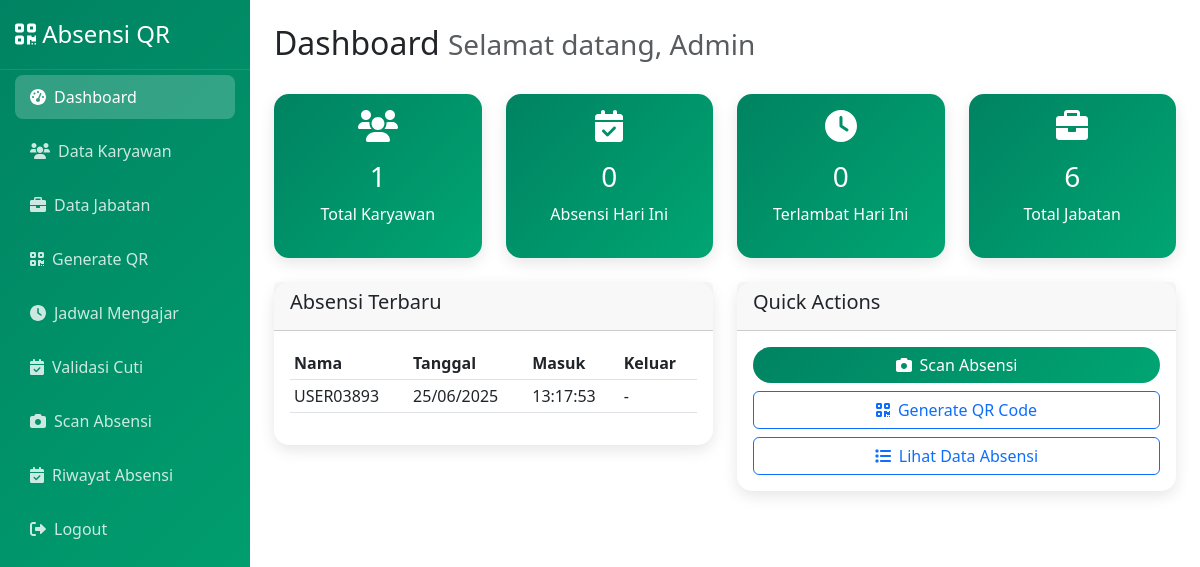
/index.php (signed in), run on an earlier commit of the app's database.
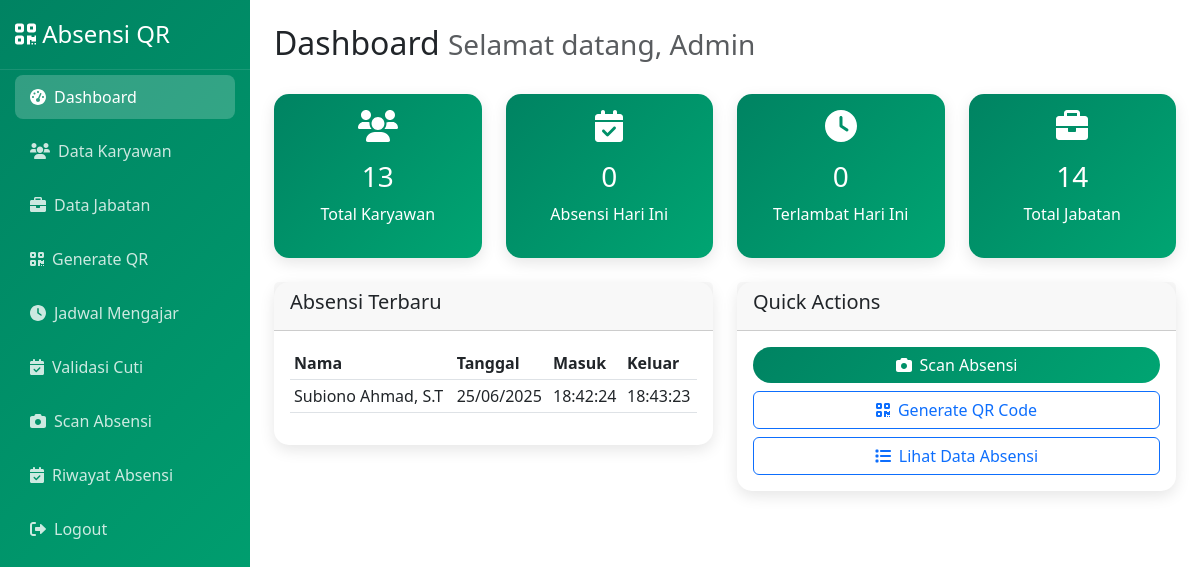
And on a later commit of the database.
### tables this page shows
CREATE TABLE `absensi` (
  `id` int(11) NOT NULL,
  `user_id` int(11) NOT NULL,
  `tanggal` date NOT NULL,
  `jam_masuk` time DEFAULT NULL,
  `jam_keluar` time DEFAULT NULL,
  `status` enum('hadir','tidak_hadir','terlambat') DEFAULT 'hadir',
  `created_at` timestamp NULL DEFAULT current_timestamp(),
  `updated_at` timestamp NULL DEFAULT current_timestamp() ON UPDATE current_timestamp(),
  `jam_kerja` decimal(5,2) DEFAULT NULL
);

CREATE TABLE `users` (
  `id` int(11) NOT NULL,
  `nama` varchar(100) NOT NULL,
  `email` varchar(100) NOT NULL,
  `password` varchar(255) NOT NULL,
  `jabatan_id` int(11) DEFAULT NULL,
  `qr_code` varchar(255) NOT NULL,
  `role` enum('admin','user') DEFAULT 'user',
  `created_at` timestamp NOT NULL DEFAULT current_timestamp(),
  `nip` varchar(20) DEFAULT NULL,
  `deskripsi` text DEFAULT NULL,
  `status` enum('aktif','nonaktif') DEFAULT 'aktif',
  `updated_at` timestamp NULL DEFAULT current_timestamp() ON UPDATE current_timestamp()
);

### pages/dashboard.php (the view)
<?php
$stats_query = "SELECT
    (SELECT COUNT(*) FROM users WHERE role = 'user') as total_users,
    (SELECT COUNT(*) FROM absensi WHERE tanggal = CURDATE()) as absensi_hari_ini,
    (SELECT COUNT(*) FROM absensi WHERE tanggal = CURDATE() AND jam_masuk > '08:00:00') as terlambat_hari_ini,
    (SELECT COUNT(*) FROM jabatan) as total_jabatan";
$stats = $db->query($stats_query)->fetch(PDO::FETCH_ASSOC);
?>
<div class="row mb-4">
    <div class="col-12">
        <h2>Dashboard <small class="text-muted">Selamat datang, <?= $_SESSION['nama'] ?></small></h2>
    </div>
</div>
<div class="row mb-4">
    <div class="col-md-3">
        <div class="card stats-card">
            <div class="card-body text-center">
                <i class="fas fa-users fa-2x mb-3"></i>
                <h3><?= $stats['total_users'] ?></h3>
                <p>Total Karyawan</p>
            </div>
        </div>
    </div>
    <div class="col-md-3">
        <div class="card stats-card">
            <div class="card-body text-center">
                <i class="fas fa-calendar-check fa-2x mb-3"></i>
                <h3><?= $stats['absensi_hari_ini'] ?></h3>
                <p>Absensi Hari Ini</p>
            </div>
        </div>
    </div>
    <div class="col-md-3">
        <div class="card stats-card">
            <div class="card-body text-center">
                <i class="fas fa-clock fa-2x mb-3"></i>
                <h3><?= $stats['terlambat_hari_ini'] ?></h3>
                <p>Terlambat Hari Ini</p>
            </div>
        </div>
    </div>
    <div class="col-md-3">
        <div class="card stats-card">
            <div class="card-body text-center">
                <i class="fas fa-briefcase fa-2x mb-3"></i>
                <h3><?= $stats['total_jabatan'] ?></h3>
                <p>Total Jabatan</p>
            </div>
        </div>
    </div>
</div>
<div class="row">
    <div class="col-md-6">
        <div class="card">
            <div class="card-header">
                <h5>Absensi Terbaru</h5>
            </div>
            <div class="card-body">
                <?php
                $recent_query = "SELECT u.nama, a.tanggal, a.jam_masuk, a.jam_keluar, j.nama_jabatan
                                FROM absensi a
                                JOIN users u ON a.user_id = u.id
                                JOIN jabatan j ON u.jabatan_id = j.id
                                ORDER BY a.created_at DESC LIMIT 5";
                $recent_absensi = $db->query($recent_query)->fetchAll(PDO::FETCH_ASSOC);
                ?>
                <div class="table-responsive">
                    <table class="table table-sm">
                        <thead>
                            <tr>
                                <th>Nama</th>
                                <th>Tanggal</th>
                                <th>Masuk</th>
                                <th>Keluar</th>
                            </tr>
                        </thead>
                        <tbody>
                            <?php foreach($recent_absensi as $absen): ?>
                            <tr>
                                <td><?= $absen['nama'] ?></td>
                                <td><?= date('d/m/Y', strtotime($absen['tanggal'])) ?></td>
                                <td><?= $absen['jam_masuk'] ?: '-' ?></td>
                                <td><?= $absen['jam_keluar'] ?: '-' ?></td>
                            </tr>
                            <?php endforeach; ?>
                        </tbody>
                    </table>
                </div>
            </div>
        </div>
    </div>
    <div class="col-md-6">
        <div class="card">
            <div class="card-header">
                <h5>Quick Actions</h5>
            </div>
            <div class="card-body">
                <div class="d-grid gap-2">
                    <a href="?page=scanner" class="btn btn-primary">
                        <i class="fas fa-camera me-2"></i>Scan Absensi
                    </a>
                    <a href="?page=qr_generator" class="btn btn-outline-primary">
                        <i class="fas fa-qrcode me-2"></i>Generate QR Code
                    </a>
                    <a href="?page=absensi" class="btn btn-outline-primary">
                        <i class="fas fa-list me-2"></i>Lihat Data Absensi
                    </a>
                </div>
            </div>
        </div>
    </div>
</div>

What changed in the data, as far as the page shows it:
no longer on this page (row unchanged): absensi: user.nama "USER03893", tanggal "25/06/2025", jam_masuk "13:17:53", jam_keluar "-"
added absensi: user.nama "Subiono Ahmad, S.T", tanggal "25/06/2025", jam_masuk "18:42:24", jam_keluar "18:43:23"
Also different on the page:
$stats['total_users']: "1" → "13"
$stats['total_jabatan']: "6" → "14"
